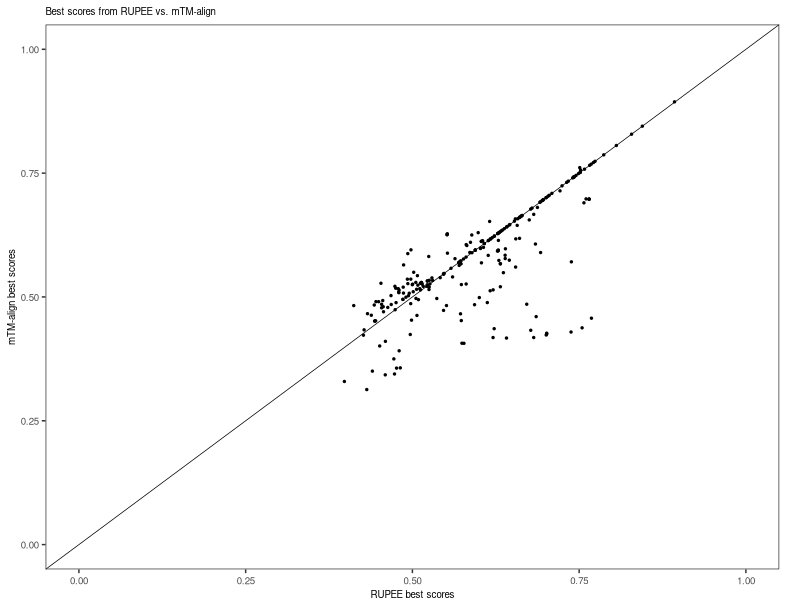

The R script that drew this image:

library(ggplot2)
library(plyr)

# read in data file
df <- read.csv('scatter.txt')

# *** plot
plot <- 

    ggplot(df, aes(rupee_score, mtm_score)) +
        
    # points
    geom_point(
        size = rel(0.50)
    ) + 

    # reference line
    geom_abline(
        slope = 1,
        intercept = 0,
        size = rel(0.25)
    ) +

    # scales
    scale_x_continuous(
        limits = c(0,1)
    ) + 
    scale_y_continuous(
        limits = c(0,1)
    ) +
    
    # labels
    xlab('RUPEE best scores') + 
    ylab('mTM-align best scores') +
        
    # title
    ggtitle('Best scores from RUPEE vs. mTM-align')

# *** theme
theme <-  

    # default theme 
    theme_bw() +

    # default override
    theme(
        plot.title = element_text(size = 7),
        plot.margin = margin(5,15,0,5), 

        panel.grid = element_blank(),
        panel.spacing = unit(4,'mm'),

        axis.text = element_text(size = 7), 
        axis.title = element_text(size = 7, margin = margin(0,10,0,0))
    ) 

ggsave('scatter.eps', plot = (plot + theme), width = 2.5, height = 2)

